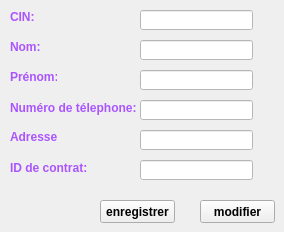
       <widget class="QWidget" name="tab_23">
        <attribute name="title">
         <string>ajouter</string>
        </attribute>
        <widget class="QLabel" name="label_59">
         <property name="geometry">
          <rect>
           <x>10</x>
           <y>10</y>
           <width>47</width>
           <height>14</height>
          </rect>
         </property>
         <property name="font">
          <font>
           <weight>75</weight>
           <bold>true</bold>
          </font>
         </property>
         <property name="styleSheet">
          <string notr="true">color: rgb(170, 85, 255);</string>
         </property>
         <property name="text">
          <string>CIN:</string>
         </property>
        </widget>
        <widget class="QLineEdit" name="lineEdit_gc">
         <property name="geometry">
          <rect>
           <x>140</x>
           <y>10</y>
           <width>113</width>
           <height>20</height>
          </rect>
         </property>
         <property name="styleSheet">
          <string notr="true">background-color: rgb(255, 255, 255);</string>
         </property>
        </widget>
        <widget class="QLabel" name="label_60">
         <property name="geometry">
          <rect>
           <x>10</x>
           <y>40</y>
           <width>47</width>
           <height>14</height>
          </rect>
         </property>
         <property name="font">
          <font>
           <weight>75</weight>
           <bold>true</bold>
          </font>
         </property>
         <property name="styleSheet">
          <string notr="true">color: rgb(170, 85, 255);</string>
         </property>
         <property name="text">
          <string>Nom:</string>
         </property>
        </widget>
        <widget class="QLabel" name="label_61">
         <property name="geometry">
          <rect>
           <x>10</x>
           <y>70</y>
           <width>47</width>
           <height>14</height>
          </rect>
         </property>
         <property name="font">
          <font>
           <weight>75</weight>
           <bold>true</bold>
          </font>
         </property>
         <property name="styleSheet">
          <string notr="true">color: rgb(170, 85, 255);</string>
         </property>
         <property name="text">
          <string>Prénom:</string>
         </property>
        </widget>
        <widget class="QLabel" name="label_62">
         <property name="geometry">
          <rect>
           <x>10</x>
           <y>100</y>
           <width>131</width>
           <height>16</height>
          </rect>
         </property>
         <property name="font">
          <font>
           <weight>75</weight>
           <bold>true</bold>
          </font>
         </property>
         <property name="styleSheet">
          <string notr="true">color: rgb(170, 85, 255);</string>
         </property>
         <property name="text">
          <string>Numéro de télephone:</string>
         </property>
        </widget>
        <widget class="QLabel" name="label_63">
         <property name="geometry">
          <rect>
           <x>10</x>
           <y>130</y>
           <width>47</width>
           <height>14</height>
          </rect>
         </property>
         <property name="font">
          <font>
           <weight>75</weight>
           <bold>true</bold>
          </font>
         </property>
         <property name="styleSheet">
          <string notr="true">color: rgb(170, 85, 255);</string>
         </property>
         <property name="text">
          <string>Adresse:</string>
         </property>
        </widget>
        <widget class="QLabel" name="label_65">
         <property name="geometry">
          <rect>
           <x>10</x>
           <y>160</y>
           <width>111</width>
           <height>16</height>
          </rect>
         </property>
         <property name="font">
          <font>
           <weight>75</weight>
           <bold>true</bold>
          </font>
         </property>
         <property name="styleSheet">
          <string notr="true">color: rgb(170, 85, 255);</string>
         </property>
         <property name="text">
          <string>ID de contrat:</string>
         </property>
        </widget>
        <widget class="QLineEdit" name="lineEdit_2_gc">
         <property name="geometry">
          <rect>
           <x>140</x>
           <y>100</y>
           <width>113</width>
           <height>20</height>
          </rect>
         </property>
         <property name="styleSheet">
          <string notr="true">background-color: rgb(255, 255, 255);</string>
         </property>
        </widget>
        <widget class="QLineEdit" name="lineEdit_3_gc">
         <property name="geometry">
          <rect>
           <x>140</x>
           <y>70</y>
           <width>113</width>
           <height>20</height>
          </rect>
         </property>
         <property name="styleSheet">
          <string notr="true">background-color: rgb(255, 255, 255);</string>
         </property>
        </widget>
        <widget class="QLineEdit" name="lineEdit_4_gc">
         <property name="geometry">
          <rect>
           <x>140</x>
           <y>40</y>
           <width>113</width>
           <height>20</height>
          </rect>
         </property>
         <property name="styleSheet">
          <string notr="true">background-color: rgb(255, 255, 255);</string>
         </property>
        </widget>
        <widget class="QLineEdit" name="lineEdit_5_gc">
         <property name="geometry">
          <rect>
           <x>140</x>
           <y>130</y>
           <width>113</width>
           <height>20</height>
          </rect>
         </property>
         <property name="styleSheet">
          <string notr="true">background-color: rgb(255, 255, 255);</string>
         </property>
        </widget>
        <widget class="QLineEdit" name="lineEdit_6_gc">
         <property name="geometry">
          <rect>
           <x>140</x>
           <y>160</y>
           <width>113</width>
           <height>20</height>
          </rect>
         </property>
         <property name="styleSheet">
          <string notr="true">background-color: rgb(255, 255, 255);</string>
         </property>
        </widget>
        <widget class="QPushButton" name="pushButton_3_gc">
         <property name="geometry">
          <rect>
           <x>100</x>
           <y>200</y>
           <width>75</width>
           <height>23</height>
          </rect>
         </property>
         <property name="font">
          <font>
           <weight>75</weight>
           <bold>true</bold>
          </font>
         </property>
         <property name="text">
          <string>enregistrer</string>
         </property>
        </widget>
        <widget class="QPushButton" name="pushButton_4_gc">
         <property name="geometry">
          <rect>
           <x>200</x>
           <y>200</y>
           <width>75</width>
           <height>23</height>
          </rect>
         </property>
         <property name="font">
          <font>
           <weight>75</weight>
           <bold>true</bold>
          </font>
         </property>
         <property name="text">
          <string>modifier</string>
         </property>
        </widget>
       </widget>
